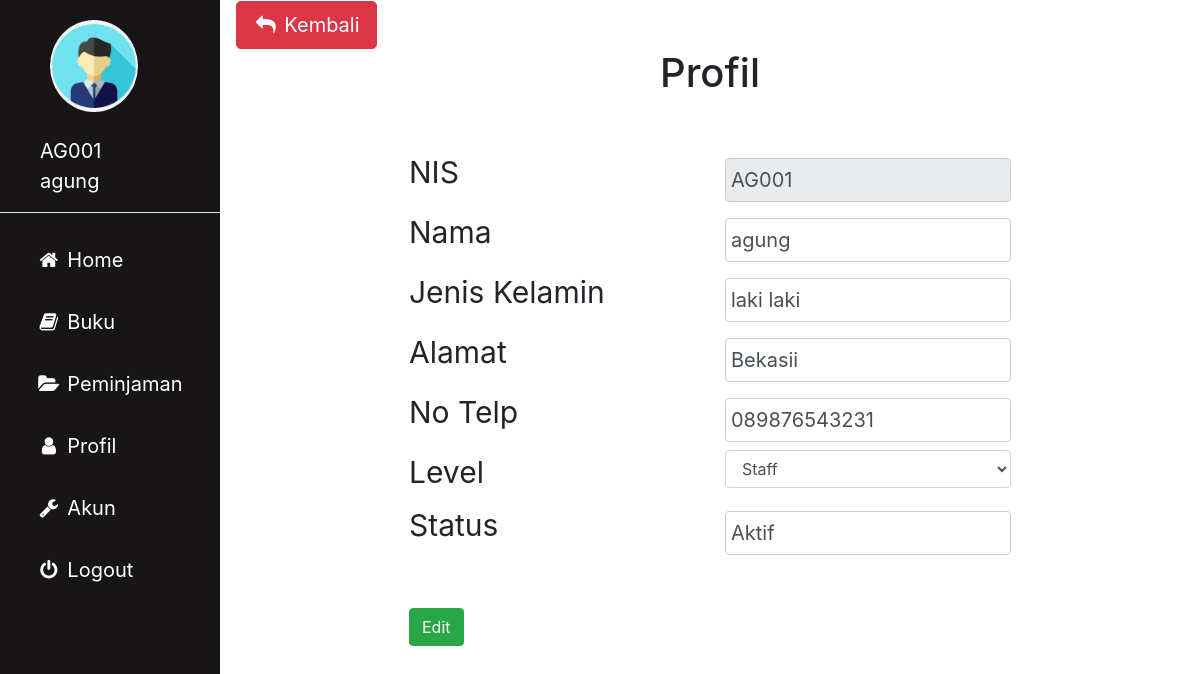
Screenshot of /anggota/profil.php (signed in) with the database file from the repository.
### tables this page shows
CREATE TABLE `anggota` (
  `nis` varchar(10) NOT NULL,
  `nama_anggota` varchar(50) NOT NULL,
  `jk` enum('laki laki','perempuan') NOT NULL,
  `alamat` text NOT NULL,
  `no_telp` varchar(13) NOT NULL,
  `id_level` int(2) NOT NULL,
  `status` varchar(50) NOT NULL
);

CREATE TABLE `level` (
  `id_level` int(2) NOT NULL,
  `nama_level` varchar(50) NOT NULL
);

### anggota/profil.php (the view, shortened to what this page needs)
<?php
include'sidebar.php';
 ?>
 <link rel="stylesheet" href="../img/csskonten.css">
 <link rel="stylesheet" href="../css/bootstrap.css">
 <?php
 $metode = $_SESSION['username']['id'];
 $edit = $koneksi -> prepare("SELECT * FROM anggota WHERE nis = '$metode'");
 $edit -> execute(array($metode));
 $hasil = $edit -> fetch();
 ?>
 <div class="main">
   <button type="button" name="button" onclick="history.back(-1)" class="btn btn-danger btn-lg"><i class="fa fa-fw fa-reply"></i> Kembali</button>
   <div class="container col-md-8">
     <h1 align=center>Profil</h1>
     <br>
     <form action="profil_proses.php?prabowo=ubah" method="post">
       <div class="row">
         <div class="col">
           <label for="kode">NIS</label>
         </div>
         <div class="col">
           <input type="text" class="form-control" name="nis" value="<?php echo $hasil['nis']; ?>" readonly>
         </div>
       </div>
       <div class="row">
         <div class="col">
           <label for="kode">Nama</label>
         </div>
         <div class="col">
           <input type="text" class="form-control" name="nama" value="<?php echo $hasil['nama_anggota']; ?>" required>
         </div>
       </div>
       <div class="row">
         <div class="col">
           <label for="kode">Jenis Kelamin</label>
         </div>
         <div class="col">
           <input type="text" class="form-control" name="jk" value="<?php echo $hasil['jk']; ?>">
         </div>
       </div>
       <div class="row">
         <div class="col">
           <label for="kode">Alamat</label>
         </div>
         <div class="col">
           <input type="text" class="form-control" name="alamat" value="<?php echo $hasil['alamat']; ?>">
         </div>
       </div>
       <div class="row">
         <div class="col">
           <label for="kode">No Telp</label>
         </div>
         <div class="col">
           <input type="text" class="form-control" name="no_telp" value="<?php echo $hasil['no_telp']; ?>">
         </div>
       </div>
       <div class="row">
         <div class="col">
           <label for="kode">Level</label>
         </div>
         <div class="col">
           <select class="form-control" name="level" >
             <?php
             $a = $hasil['id_level'];
             $asd = $koneksi -> prepare("SELECT * FROM level WHERE id_level = '$a'");
             $asd -> execute(array($a));
             $lvl = $asd -> fetch();
            ?>
             <option value="<?php echo $lvl['id_level']; ?>"><?php echo $lvl['nama_level']; ?></option>
           </select>
         </div>
       </div>
       <div class="row">
         <div class="col">
           <label for="kode">Status</label>
         </div>
         <div class="col">
           <input type="text" class="form-control" name="status" value="<?php echo $hasil['status']; ?>">
         </div>
       </div>
       <br>
       <button type="submit" class="btn btn-success">Edit</button>
     </form>
   </div>
 </div>

### img/cssadmin.css (style rules this page uses)
body { margin: 0; font-family: "Lato", sans-serif; }

### img/csskonten.css (style rules this page uses)
.main { margin-left: 220px; padding: 1px 16px; height: 100%; font-size: 30px; }
input[type=text], input[type=password], select { width: 100%; padding: 5px 5px; margin: 8px 0; display: inline-block; border: 1px solid #ccc; box-sizing: border-box; font-size: 20px; }

### rows the page displays
anggota: nis "AG001", nama "agung", jk "laki laki", alamat "Bekasii", no_telp "089876543231", status "Aktif"
level: level "Staff"

### other values shown
$_SESSION['username']['id'] "AG001"
$_SESSION['username']['nama'] "agung"
